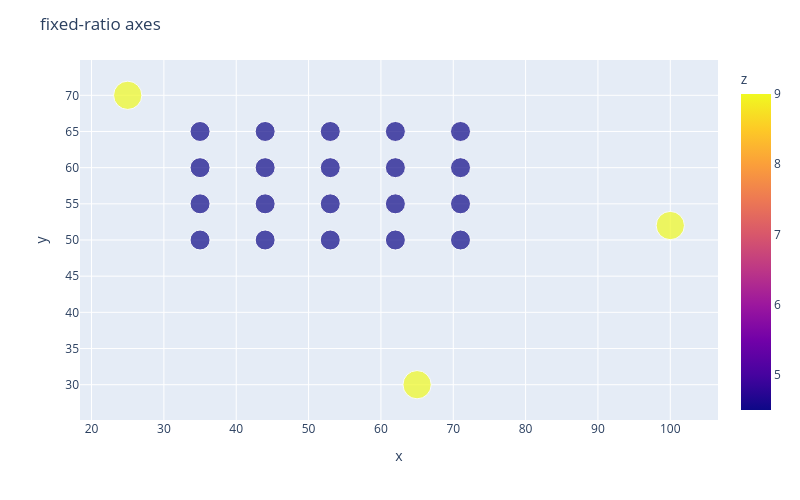

The notebook cell saved with this chart:
### Code cell
# PANEL_XRANGE = (26, 106)
PANEL_XRANGE = (45, 106)
# PANEL_YRANGE = (30, 70)
PANEL_YRANGE = (40, 70)
PANEL_ZHOME = 9

def gen_bb_grid(*, nx=10, ny=5, xrange=PANEL_XRANGE, yrange=PANEL_YRANGE):
    xmin, xmax = xrange
    ymin, ymax = yrange

    # coords = [
    #     (xmin, ymin, PANEL_ZHOME),
    #     (xmin, ymax, PANEL_ZHOME),
    #     (xmax, ymin, PANEL_ZHOME),
    #     (xmax, ymax, PANEL_ZHOME),
    # ]
    coords = []
    stepx = (xmax - xmin) // (nx - 1)
    stepy = (ymax - ymin) // (ny - 1)
    
    for x in range(xmin, xmax + 1, stepx):
        for y in range(ymin, ymax + 1, stepy):
            coords.append((x, y, PANEL_ZHOME/2))

    return pd.DataFrame(coords, columns=['x', 'y', 'z'])


df = pd.concat([
    # gen_bb_grid(nx=2, ny=2, xrange=(60, 80), yrange=(40, 60)),
    # gen_bb_grid(nx=2, ny=5, xrange=(60, 65), yrange=(50, 55)),
    # gen_bb_grid(nx=5, ny=2, xrange=(70, 75), yrange=(60, 65)),
    # gen_bb_grid(nx=4, ny=4, xrange=(50, 75), yrange=(45, 65)),
    gen_bb_grid(nx=5, ny=4, xrange=(35, 72), yrange=(50, 65)),
    # gen_bb_grid(nx=4, ny=4, xrange=(50, 60), yrange=(50, 60)),
    # gen_bb_grid(nx=4, ny=4, xrange=(40, 90), yrange=(35, 65)),
    # gen_bb_grid(nx=4, ny=3, xrange=(25, 50), yrange=(65, 75)),
    # gen_bb_grid(nx=3, ny=3, xrange=(40, 65), yrange=(45, 60)),
    # gen_bb_grid(nx=3, ny=3, xrange=(50, 70), yrange=(40, 55)),
    # gen_bb_grid(nx=3, ny=3, xrange=(55, 70), yrange=(48, 60)),
    pd.DataFrame([
            (100, 52, PANEL_ZHOME),
            (65, 30, PANEL_ZHOME),
            (25, 70, PANEL_ZHOME),
            # (65, 35, PANEL_ZHOME),
            # (25, 50, PANEL_ZHOME),
            # (105, 65, PANEL_ZHOME),
    ], columns=['x', 'y', 'z']),
])

fig = px.scatter(df, x='x', y='y', color='z', size='z')
fig.update_layout(
    width = 800,
    height = 500,
    title = "fixed-ratio axes"
)
fig.update_yaxes(
    scaleanchor = "x",
    scaleratio = 1,
  )
fig.show()

### Figure 1 — Plotly figure (JSON) as saved in the notebook; plotly's stock layout.template omitted (floating-point values rounded to 4 significant figures)
{"data": [{"hovertemplate": "x=%{x}<br>y=%{y}<br>z=%{marker.color}<extra></extra>", "legendgroup": "", "marker": {"color": [4.5, 4.5, 4.5, 4.5, 4.5, 4.5, 4.5, 4.5, 4.5, 4.5, 4.5, 4.5, 4.5, 4.5, 4.5, 4.5, 4.5, 4.5, 4.5, 4.5, 9.0, 9.0, 9.0], "coloraxis": "coloraxis", "size": [4.5, 4.5, 4.5, 4.5, 4.5, 4.5, 4.5, 4.5, 4.5, 4.5, 4.5, 4.5, 4.5, 4.5, 4.5, 4.5, 4.5, 4.5, 4.5, 4.5, 9.0, 9.0, 9.0], "sizemode": "area", "sizeref": 0.0225, "symbol": "circle"}, "mode": "markers", "name": "", "orientation": "v", "showlegend": false, "type": "scatter", "x": [35, 35, 35, 35, 44, 44, 44, 44, 53, 53, 53, 53, 62, 62, 62, 62, 71, 71, 71, 71, 100, 65, 25], "xaxis": "x", "y": [50, 55, 60, 65, 50, 55, 60, 65, 50, 55, 60, 65, 50, 55, 60, 65, 50, 55, 60, 65, 52, 30, 70], "yaxis": "y"}], "layout": {"coloraxis": {"colorbar": {"title": {"text": "z"}}, "colorscale": [[0, "#0d0887"], [0.1111, "#46039f"], [0.2222, "#7201a8"], [0.3333, "#9c179e"], [0.4444, "#bd3786"], [0.5556, "#d8576b"], [0.6667, "#ed7953"], [0.7778, "#fb9f3a"], [0.8889, "#fdca26"], [1, "#f0f921"]]}, "height": 500, "legend": {"itemsizing": "constant", "tracegroupgap": 0}, "margin": {"t": 60}, "title": {"text": "fixed-ratio axes"}, "width": 800, "xaxis": {"anchor": "y", "domain": [0, 1], "title": {"text": "x"}}, "yaxis": {"anchor": "x", "domain": [0, 1], "scaleanchor": "x", "scaleratio": 1, "title": {"text": "y"}}}}
